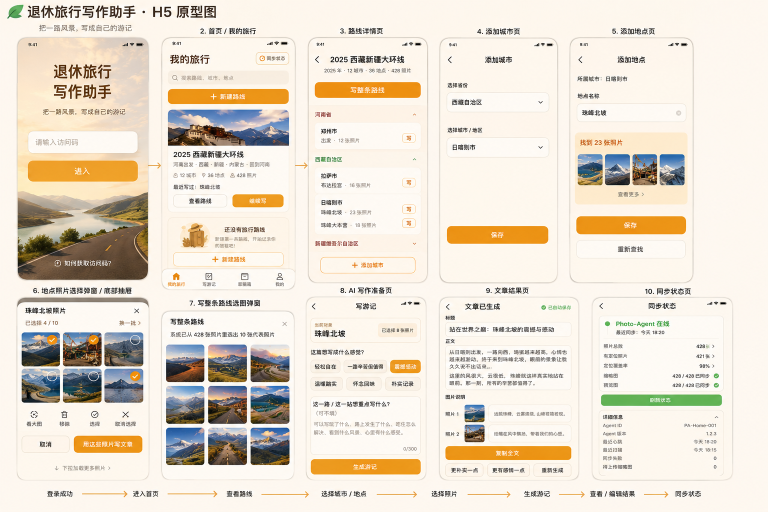
#> input picture UI原型图/原型图v1.png, 1536 x 1024 px (shown at 1/2 size)
$ python -i image_processor.py   (imports and definitions only)
#> lines starting #> are read from the running program, lines starting #| are printed output that depends on the picture
"""
图像处理模块

生成 thumb（长边 360px）和 preview（长边 1280px）的 WebP 图片。
"""

import logging
from pathlib import Path
from typing import Optional, Tuple

from PIL import Image

logger = logging.getLogger(__name__)


def calculate_resize_dimensions(
    width: int,
    height: int,
    target_long_edge: int
) -> Tuple[int, int]:
    """
    计算缩放后的尺寸

    Args:
        width: 原图宽度
        height: 原图高度
        target_long_edge: 目标长边尺寸

    Returns:
        (new_width, new_height)
    """
    if width <= 0 or height <= 0:
        return width, height

    # 如果图片已经小于目标尺寸，不缩放
    if max(width, height) <= target_long_edge:
        return width, height

    # 计算缩放比例
    if width >= height:
        # 横向图片，宽度为长边
        scale = target_long_edge / width
    else:
        # 纵向图片，高度为长边
        scale = target_long_edge / height

    new_width = int(width * scale)
    new_height = int(height * scale)

    # 确保至少为 1 像素
    new_width = max(1, new_width)
    new_height = max(1, new_height)

    return new_width, new_height


def generate_thumb(
    source_path: str,
    output_path: str,
    long_edge: int = 360,
    quality: int = 85
) -> Optional[str]:
    """
    生成缩略图

    Args:
        source_path: 源文件路径
        output_path: 输出文件路径
        long_edge: 长边尺寸（默认 360px）
        quality: WebP 质量（默认 85）

    Returns:
        输出文件路径，如果失败返回 None
    """
    return _resize_and_save(source_path, output_path, long_edge, quality)


def generate_preview(
    source_path: str,
    output_path: str,
    long_edge: int = 1280,
    quality: int = 85
) -> Optional[str]:
    """
    生成预览图

    Args:
        source_path: 源文件路径
        output_path: 输出文件路径
        long_edge: 长边尺寸（默认 1280px）
        quality: WebP 质量（默认 85）

    Returns:
        输出文件路径，如果失败返回 None
    """
    return _resize_and_save(source_path, output_path, long_edge, quality)


def _resize_and_save(
    source_path: str,
    output_path: str,
    target_long_edge: int,
    quality: int = 85
) -> Optional[str]:
    """
    缩放并保存图片

    Args:
        source_path: 源文件路径
        output_path: 输出文件路径
        target_long_edge: 目标长边尺寸
        quality: WebP 质量

    Returns:
        输出文件路径，如果失败返回 None
    """
#> called with source_path = '../../UI原型图/原型图v1.png', output_path = 'out.png', target_long_edge = 360, quality = 85
    source = Path(source_path)
    output = Path(output_path)

    if not source.exists():
        logger.error(f"源文件不存在: {source_path}")
        return None

    try:
        # 创建输出目录
        output.parent.mkdir(parents=True, exist_ok=True)

        # 打开图片
        with Image.open(source_path) as img:
            # 转换为 RGB（如果是 RGBA 或其他模式）
#> img is the input picture: PIL image 1536x1024 RGB; mean R, G, B 231.6, 222.4, 208.8
            if img.mode in ('RGBA', 'LA', 'P'):
                # 创建白色背景
                background = Image.new('RGB', img.size, (255, 255, 255))
                if img.mode == 'P':
                    img = img.convert('RGBA')
                background.paste(img, mask=img.split()[-1] if img.mode == 'RGBA' else None)
                img = background
            elif img.mode != 'RGB':
                img = img.convert('RGB')

            # 获取原始尺寸
            width, height = img.size
#> width = 1536; height = 1024

            # 计算缩放尺寸
            new_width, new_height = calculate_resize_dimensions(
                width, height, target_long_edge
            )
#> new_width = 360; new_height = 240

            # 缩放图片
            if (new_width, new_height) != (width, height):
                img = img.resize((new_width, new_height), Image.Resampling.LANCZOS)
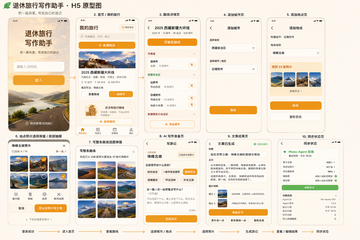
#> img: PIL image 360x240 RGB; mean R, G, B 231.4, 222.3, 208.8

            # 保存为 WebP
            img.save(output, 'WEBP', quality=quality)

            logger.debug(
                f"生成图片: {source_path} -> {output_path} "
                f"({width}x{height} -> {new_width}x{new_height})"
            )

            return str(output)

    except Exception as e:
        logger.error(f"生成图片失败 {source_path}: {e}")
        return None


def get_image_dimensions(file_path: str) -> Optional[Tuple[int, int]]:
    """
    获取图片尺寸

    Args:
        file_path: 图片文件路径

    Returns:
        (width, height) 或 None
    """
    try:
        with Image.open(file_path) as img:
            return img.size
    except Exception as e:
        logger.warning(f"获取图片尺寸失败 {file_path}: {e}")
        return None

>>> result = generate_thumb('../../UI原型图/原型图v1.png', 'out.png')

$ run again, on UI原型图/原型图v2.png
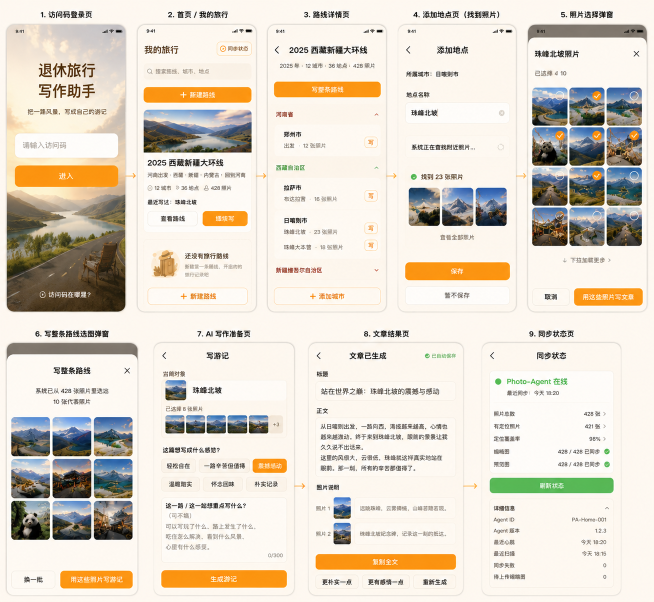
#> input picture UI原型图/原型图v2.png, 1307 x 1203 px (shown at 1/2 size)
#> in _resize_and_save, img is the input picture: PIL image 1307x1203 RGB; mean R, G, B 224.7, 216.8, 204.5
#> in _resize_and_save, `img = img.resize((new_width, new_height), Image.Resampling.LANCZOS)`:
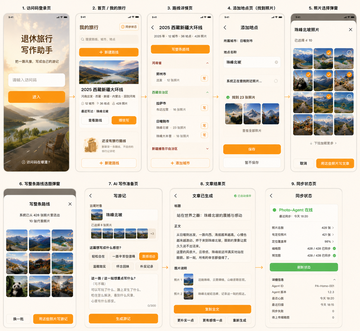
#> img: PIL image 360x331 RGB; mean R, G, B 224.5, 216.7, 204.4
